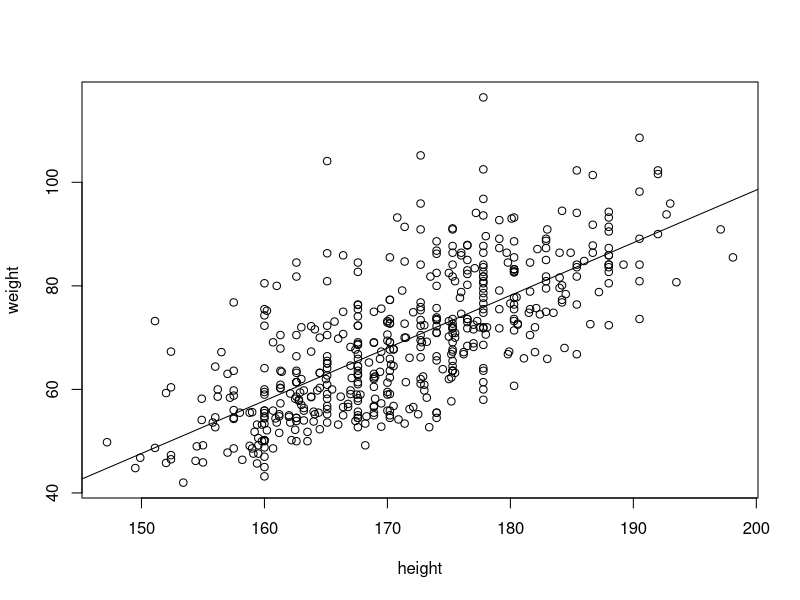

R code for this plot:
# Clear workspace & load packages ----
rm(list=ls(all=TRUE))
library(tidyverse)

body <- read.table("body.txt", header = TRUE)
summary(body)

# Question 1 ----
median(body$age)
range(body$age)

# Question 2 ----
var(body$height)

# Question 3 ----
sqrt(var(body$weight))

# Question 4 ----
cor(body$height, body$weight)

# Question 5 ----
sqrt(var(body$weight))/sqrt(260+247)

# Question 6 ----
t.test(height ~ gender, data = body)


plot(data = body, weight ~ height)
slr1 <- lm(data = body, weight ~ height)
summary(slr1)
abline(slr1)
